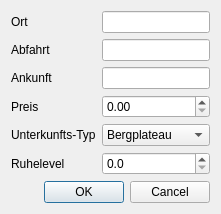
<?xml version="1.0" encoding="UTF-8"?>
<ui version="4.0">
 <class>NachtlagerDialog</class>
 <widget class="QDialog" name="NachtlagerDialog">
  <property name="windowTitle">
   <string>Nachtlager bearbeiten</string>
  </property>
  <layout class="QVBoxLayout" name="verticalLayout">
   <item>
    <layout class="QFormLayout" name="formLayout">
     <item row="0" column="0">
      <widget class="QLabel" name="labelOrt">
       <property name="text">
        <string>Ort</string>
       </property>
      </widget>
     </item>
     <item row="0" column="1">
      <widget class="QLineEdit" name="lineEditOrt"/>
     </item>

     <item row="1" column="0">
      <widget class="QLabel" name="labelAbfahrt">
       <property name="text">
        <string>Abfahrt</string>
       </property>
      </widget>
     </item>
     <item row="1" column="1">
      <widget class="QLineEdit" name="lineEditAbfahrt"/>
     </item>

     <item row="2" column="0">
      <widget class="QLabel" name="labelAnkunft">
       <property name="text">
        <string>Ankunft</string>
       </property>
      </widget>
     </item>
     <item row="2" column="1">
      <widget class="QLineEdit" name="lineEditAnkunft"/>
     </item>

     <item row="3" column="0">
      <widget class="QLabel" name="labelPreis">
       <property name="text">
        <string>Preis</string>
       </property>
      </widget>
     </item>
     <item row="3" column="1">
      <widget class="QDoubleSpinBox" name="doubleSpinBoxPreis">
       <property name="maximum">
        <double>10000.0</double>
       </property>
       <property name="decimals">
        <number>2</number>
       </property>
      </widget>
     </item>

     <item row="4" column="0">
      <widget class="QLabel" name="labelUnterkunft">
       <property name="text">
        <string>Unterkunfts-Typ</string>
       </property>
      </widget>
     </item>
     <item row="4" column="1">
      <widget class="QComboBox" name="comboBoxUnterkunft">
       <item><property name="text"><string>Bergplateau</string></property></item>
       <item><property name="text"><string>Höhle</string></property></item>
       <item><property name="text"><string>Baumkrone</string></property></item>
      </widget>
     </item>

     <item row="5" column="0">
      <widget class="QLabel" name="labelRuhelevel">
       <property name="text">
        <string>Ruhelevel</string>
       </property>
      </widget>
     </item>
     <item row="5" column="1">
      <widget class="QDoubleSpinBox" name="doubleSpinBoxRuhelevel">
       <property name="minimum">
        <double>0.0</double>
       </property>
       <property name="maximum">
        <double>10.0</double>
       </property>
       <property name="decimals">
        <number>1</number>
       </property>
       <property name="singleStep">
        <double>0.1</double>
       </property>
      </widget>
     </item>

    </layout>
   </item>

   <item>
    <widget class="QDialogButtonBox" name="buttonBox">
     <property name="orientation">
      <enum>Qt::Horizontal</enum>
     </property>
     <property name="standardButtons">
      <set>QDialogButtonBox::Cancel|QDialogButtonBox::Ok</set>
     </property>
    </widget>
   </item>

  </layout>
 </widget>
 <resources/>
 <connections/>
</ui>
